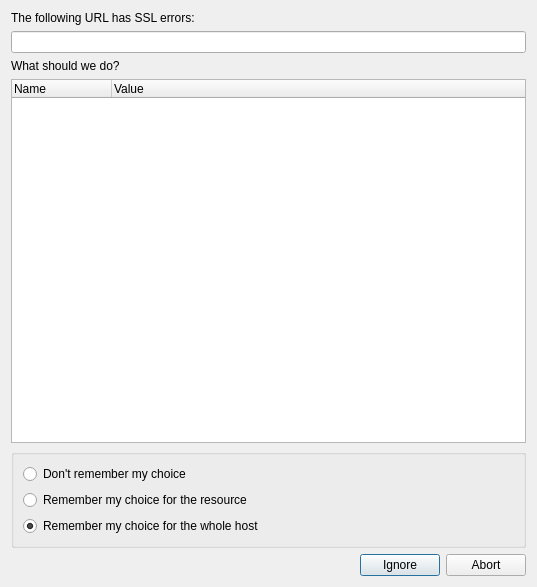
<?xml version="1.0" encoding="UTF-8"?>
<ui version="4.0">
 <class>SslErrorsDialog</class>
 <widget class="QDialog" name="SslErrorsDialog">
  <property name="geometry">
   <rect>
    <x>0</x>
    <y>0</y>
    <width>537</width>
    <height>587</height>
   </rect>
  </property>
  <property name="windowTitle">
   <string>SSL errors occured</string>
  </property>
  <property name="windowIcon">
   <iconset>
    <normaloff>:/resources/images/poshuku.png</normaloff>:/resources/images/poshuku.png</iconset>
  </property>
  <layout class="QVBoxLayout" name="verticalLayout">
   <item>
    <widget class="QLabel" name="Description_">
     <property name="text">
      <string>The following URL has SSL errors:</string>
     </property>
    </widget>
   </item>
   <item>
    <widget class="QLineEdit" name="UrlEdit_">
     <property name="readOnly">
      <bool>true</bool>
     </property>
    </widget>
   </item>
   <item>
    <widget class="QLabel" name="label">
     <property name="text">
      <string>What should we do?</string>
     </property>
    </widget>
   </item>
   <item>
    <widget class="QTreeWidget" name="Errors_">
     <column>
      <property name="text">
       <string>Name</string>
      </property>
     </column>
     <column>
      <property name="text">
       <string>Value</string>
      </property>
     </column>
    </widget>
   </item>
   <item>
    <widget class="QGroupBox" name="groupBox">
     <property name="title">
      <string/>
     </property>
     <layout class="QVBoxLayout" name="verticalLayout_2">
      <item>
       <widget class="QRadioButton" name="RememberNot_">
        <property name="text">
         <string>Don't remember my choice</string>
        </property>
       </widget>
      </item>
      <item>
       <widget class="QRadioButton" name="RememberFile_">
        <property name="text">
         <string>Remember my choice for the resource</string>
        </property>
       </widget>
      </item>
      <item>
       <widget class="QRadioButton" name="RememberHost_">
        <property name="text">
         <string>Remember my choice for the whole host</string>
        </property>
        <property name="checked">
         <bool>true</bool>
        </property>
       </widget>
      </item>
     </layout>
    </widget>
   </item>
   <item>
    <widget class="QDialogButtonBox" name="buttonBox">
     <property name="orientation">
      <enum>Qt::Horizontal</enum>
     </property>
     <property name="standardButtons">
      <set>QDialogButtonBox::Abort|QDialogButtonBox::Ignore</set>
     </property>
    </widget>
   </item>
  </layout>
 </widget>
 <resources>
  <include location="mainresources.qrc"/>
 </resources>
 <connections>
  <connection>
   <sender>buttonBox</sender>
   <signal>accepted()</signal>
   <receiver>SslErrorsDialog</receiver>
   <slot>accept()</slot>
   <hints>
    <hint type="sourcelabel">
     <x>227</x>
     <y>316</y>
    </hint>
    <hint type="destinationlabel">
     <x>157</x>
     <y>274</y>
    </hint>
   </hints>
  </connection>
  <connection>
   <sender>buttonBox</sender>
   <signal>rejected()</signal>
   <receiver>SslErrorsDialog</receiver>
   <slot>reject()</slot>
   <hints>
    <hint type="sourcelabel">
     <x>295</x>
     <y>322</y>
    </hint>
    <hint type="destinationlabel">
     <x>286</x>
     <y>274</y>
    </hint>
   </hints>
  </connection>
 </connections>
</ui>
